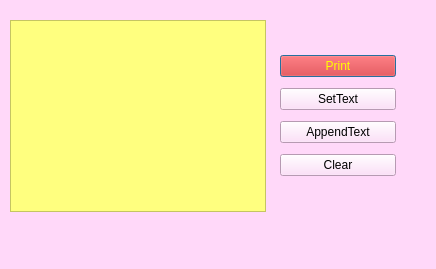
<?xml version="1.0" encoding="UTF-8"?>
<ui version="4.0">
 <class>Dialog</class>
 <widget class="QDialog" name="Dialog">
  <property name="geometry">
   <rect>
    <x>0</x>
    <y>0</y>
    <width>436</width>
    <height>269</height>
   </rect>
  </property>
  <property name="windowTitle">
   <string>Dialog</string>
  </property>
  <property name="styleSheet">
   <string notr="true">background-color: rgb(255, 216, 249);</string>
  </property>
  <widget class="QTextBrowser" name="textbrow_Test">
   <property name="geometry">
    <rect>
     <x>10</x>
     <y>20</y>
     <width>256</width>
     <height>192</height>
    </rect>
   </property>
   <property name="styleSheet">
    <string notr="true">font: 20pt &quot;나눔명조&quot;;
color: rgb(0, 0, 127);
background-color: rgb(255, 255, 127);</string>
   </property>
  </widget>
  <widget class="QWidget" name="layoutWidget">
   <property name="geometry">
    <rect>
     <x>280</x>
     <y>50</y>
     <width>116</width>
     <height>134</height>
    </rect>
   </property>
   <layout class="QVBoxLayout" name="verticalLayout">
    <item>
     <widget class="QPushButton" name="btn_Print">
      <property name="styleSheet">
       <string notr="true">QPushButton::hover
{
color: rgb(0, 0, 0);
background-color : lightgreen;
}
QPushButton
{
color: rgb(255, 255, 0);
font: 700 14pt &quot;맑은 고딕&quot;;
background-color: rgb(255, 0, 0);
}
</string>
      </property>
      <property name="text">
       <string>Print</string>
      </property>
     </widget>
    </item>
    <item>
     <widget class="QPushButton" name="btn_setText">
      <property name="text">
       <string>SetText</string>
      </property>
     </widget>
    </item>
    <item>
     <widget class="QPushButton" name="btn_appendText">
      <property name="text">
       <string>AppendText</string>
      </property>
     </widget>
    </item>
    <item>
     <widget class="QPushButton" name="btn_Clear">
      <property name="text">
       <string>Clear</string>
      </property>
     </widget>
    </item>
   </layout>
  </widget>
 </widget>
 <resources/>
 <connections/>
</ui>
